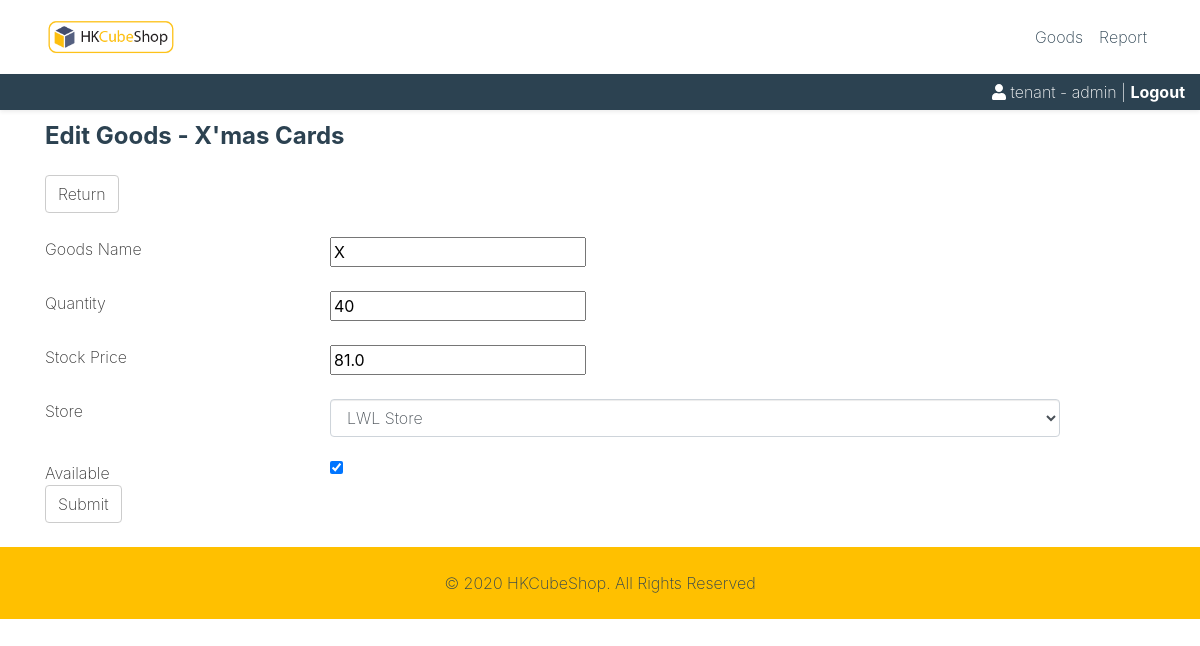
Page /edit-goods.php?goodsNumber=5 (signed in) on the committed database.
### tables this page shows
CREATE TABLE `Goods` (
  `goodsNumber` int(10) NOT NULL AUTO_INCREMENT,
  `consignmentStoreID` int(10) NOT NULL,
  `goodsName` varchar(255) NOT NULL,
  `stockPrice` decimal(10,1) NOT NULL,
  `remainingStock` int(7) NOT NULL DEFAULT '0',
  `status` int(1) NOT NULL COMMENT 'The goods should include 2 stock status:  \n1. “Available”: Show only the available goods.  \n2. “Unavailable”: The goods has been discontinued or not already for sell.  ',
  PRIMARY KEY (`goodsNumber`),
  KEY `FKGoods866951` (`consignmentStoreID`),
  CONSTRAINT `FKGoods866951` FOREIGN KEY (`consignmentStoreID`) REFERENCES `ConsignmentStore` (`consignmentStoreID`)
);

### edit-goods.php (the view, shortened to what this page needs)
<?php
include 'inc/header.php';
$goodsNumber = $conn->real_escape_string($_GET['goodsNumber']);
$sql = "
SELECT goods.*, ConsignmentStoreName, tenantID FROM Goods
INNER JOIN consignmentStore on goods.consignmentstoreID = consignmentStore.consignmentStoreID WHERE goodsNumber = '$goodsNumber' and tenantID = '$_SESSION[tenantID]';
";
$query = mysqli_query($conn, $sql) or die(mysqli_error($conn));
if (mysqli_num_rows($query) > 0){
	$goods = mysqli_fetch_assoc($query);
	print("
	<div class='container'>
	<div class='row'>
	<div class='col-12 my-2'>
	<h4 class='text-secondary'>Edit Goods - $goods[goodsName]</h4>
	</div>
	</div>
	</div>
	<div class='container'>
	<div class='row'>
	<div class='col-12 text-secondary'>
	<a href='view-goods.php?goodsNumber=$_GET[goodsNumber]' class='btn btn-default'>Return</a>
	</div>
	</div>
	<form class='' action='' method='post'>
	<div class='row mt-3'>
	<div class='col-12 col-sm-3'>
	Goods Name
	</div>
	<div class='col-12 col-sm-8 text-secondary font-weight-bold'>
	<input type='text' name='name' value='$goods[goodsName]'>
	</div>
	</div>
	<div class='row mt-3'>
	<div class='col-12 col-sm-3'>
	Quantity
	</div>
	<div class='col-12 col-sm-8 text-secondary font-weight-bold'>
	<input type='number' name='quantity' min='1' value='$goods[remainingStock]'>
	</div>
	</div>
	<div class='row mt-3'>
	<div class='col-12 col-sm-3'>
	Stock Price
	</div>
	<div class='col-12 col-sm-8 text-secondary font-weight-bold'>
	<input type='number' name='unit_price' step='0.1' min='0' value='$goods[stockPrice]'>
	</div>
	</div>
	<div class='row mt-3'>
	<div class='col-12 col-sm-3'>
	Store
	</div>
	<div class='col-12 col-sm-8 text-secondary font-weight-bold'>
	<select class='form-control' name='storeID'>");
	$qs = "select * from consignmentStore where tenantID = '$_SESSION[tenantID]'";
	$query = mysqli_query($conn, $qs) or die(mysqli_error($conn));
	while ($result = mysqli_fetch_assoc($query)){
		print("
		<option value='$result[consignmentStoreID]'>$result[ConsignmentStoreName]</option>
		");
	}
	$availability = $goods["status"]== 1 ? "checked" : "";
	printf("
	</select>
	</div>
	</div>
	<div class='row mt-3'>
	<div class='col-12 col-sm-3'>
	Available
	</div>
	<div class='col-12 col-sm-8 text-secondary font-weight-bold'>
	<input type='checkbox' class='form-check' name='status' $availability>
	</div>
	</div>
	<div class='row'>
	<div class='col-12 text-secondary'>
	<input type='submit' class='btn btn-default'>
	</div>
	</div>
	</form>
	</div>
	");
}
?>
<?php
include 'inc/footer.php';
?>

### css/custom.css (style rules this page uses)
.btn-default { color:#333;background-color:#fff;border-color:#ccc }
.bg-secondary a { color: #F1D92F; }
h1, h2, h3, h4, h5, h6 { font-weight: bold; }

### rows in the picture
goods: goodsName "X'mas Cards", quantity "40", unit_price "81.0"

### other values in the picture
form field storeID "LWL Store"
